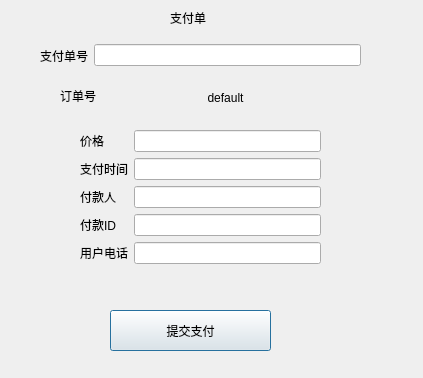
<?xml version="1.0" encoding="UTF-8"?>
<ui version="4.0">
 <class>PaymentShowForm</class>
 <widget class="QDialog" name="PaymentShowForm">
  <property name="geometry">
   <rect>
    <x>0</x>
    <y>0</y>
    <width>423</width>
    <height>378</height>
   </rect>
  </property>
  <property name="windowTitle">
   <string>Dialog</string>
  </property>
  <widget class="QWidget" name="horizontalLayoutWidget">
   <property name="geometry">
    <rect>
     <x>40</x>
     <y>40</y>
     <width>321</width>
     <height>31</height>
    </rect>
   </property>
   <layout class="QHBoxLayout" name="horizontalLayout">
    <item>
     <widget class="QLabel" name="label_3">
      <property name="text">
       <string>支付单号</string>
      </property>
     </widget>
    </item>
    <item>
     <widget class="QLineEdit" name="lineEdit_payid"/>
    </item>
   </layout>
  </widget>
  <widget class="QLabel" name="label_12">
   <property name="geometry">
    <rect>
     <x>60</x>
     <y>80</y>
     <width>61</width>
     <height>31</height>
    </rect>
   </property>
   <property name="text">
    <string>订单号</string>
   </property>
  </widget>
  <widget class="QLabel" name="label_order">
   <property name="geometry">
    <rect>
     <x>110</x>
     <y>90</y>
     <width>231</width>
     <height>16</height>
    </rect>
   </property>
   <property name="frameShape">
    <enum>QFrame::NoFrame</enum>
   </property>
   <property name="text">
    <string>default</string>
   </property>
   <property name="alignment">
    <set>Qt::AlignCenter</set>
   </property>
  </widget>
  <widget class="QWidget" name="formLayoutWidget_2">
   <property name="geometry">
    <rect>
     <x>80</x>
     <y>130</y>
     <width>241</width>
     <height>161</height>
    </rect>
   </property>
   <layout class="QFormLayout" name="formLayout_2">
    <item row="0" column="0">
     <widget class="QLabel" name="label_6">
      <property name="text">
       <string>价格</string>
      </property>
     </widget>
    </item>
    <item row="0" column="1">
     <widget class="QLineEdit" name="lineEdit_price"/>
    </item>
    <item row="1" column="0">
     <widget class="QLabel" name="label_7">
      <property name="text">
       <string>支付时间</string>
      </property>
     </widget>
    </item>
    <item row="2" column="0">
     <widget class="QLabel" name="label_8">
      <property name="text">
       <string>付款人</string>
      </property>
     </widget>
    </item>
    <item row="1" column="1">
     <widget class="QLineEdit" name="lineEdit_paytime"/>
    </item>
    <item row="2" column="1">
     <widget class="QLineEdit" name="lineEdit_uname"/>
    </item>
    <item row="3" column="1">
     <widget class="QLineEdit" name="lineEdit_uid"/>
    </item>
    <item row="3" column="0">
     <widget class="QLabel" name="label_9">
      <property name="text">
       <string>付款ID</string>
      </property>
     </widget>
    </item>
    <item row="4" column="0">
     <widget class="QLabel" name="label_2">
      <property name="text">
       <string>用户电话</string>
      </property>
     </widget>
    </item>
    <item row="4" column="1">
     <widget class="QLineEdit" name="lineEdit_uphone"/>
    </item>
   </layout>
  </widget>
  <widget class="QLabel" name="label">
   <property name="geometry">
    <rect>
     <x>170</x>
     <y>10</y>
     <width>72</width>
     <height>15</height>
    </rect>
   </property>
   <property name="text">
    <string>支付单</string>
   </property>
  </widget>
  <widget class="QPushButton" name="pushButton_submit">
   <property name="geometry">
    <rect>
     <x>110</x>
     <y>310</y>
     <width>161</width>
     <height>41</height>
    </rect>
   </property>
   <property name="text">
    <string>提交支付</string>
   </property>
  </widget>
 </widget>
 <resources/>
 <connections/>
</ui>
